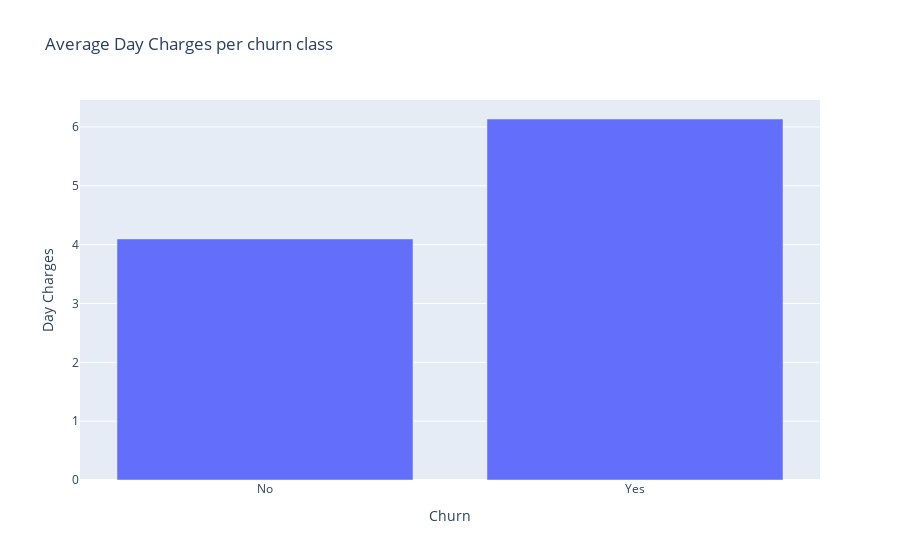

The code cell stored with this chart in its notebook:
### Markdown cell above
From the above pie chart, the number of customers who didn't churn is 50.7% compared to the number that churned which is 49.3%. It implies that if not resolved, almost half of the company's revenue will be lost.

### Code cell
# calculate mean daily charges by churn class using pandas groupby method
mean_charges = [predictions.groupby(['label']).mean().collect()[x][6] for x in range(2)]
age_data = [go.Bar(y= mean_charges,x= labels_data_plot)]

# customize chart layout using Plotly's Layout object
age_layout = go.Layout(
    title='Average Day Charges per churn class',
    xaxis=dict(title = "Churn",showline=False,),
    yaxis=dict(title = "Day Charges",),)

# create a figure object and plot it with iplot() function from Plotly's offline module
fig = go.Figure(data=age_data, layout=age_layout)
iplot(fig)

### Figure 1 — Plotly figure (JSON) as saved in the notebook; plotly's stock layout.template omitted (floating-point values rounded to 4 significant figures)
{"data": [{"type": "bar", "x": ["No", "Yes"], "y": [4.097, 6.135]}], "layout": {"title": {"text": "Average Day Charges per churn class"}, "xaxis": {"showline": false, "title": {"text": "Churn"}}, "yaxis": {"title": {"text": "Day Charges"}}}}
